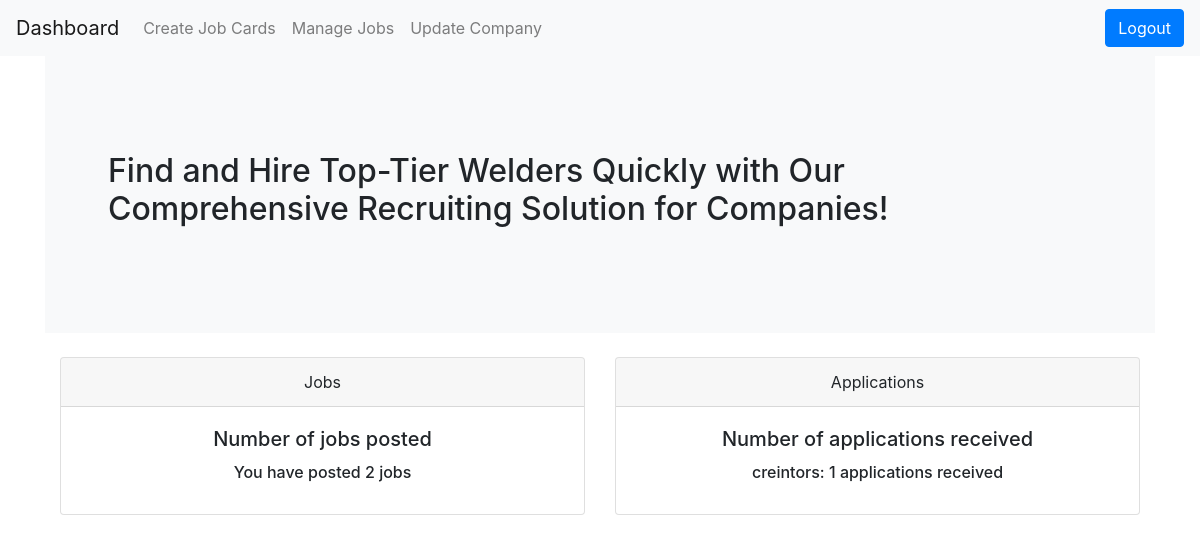
Before: /dashboard/ (signed in) with the older database file.
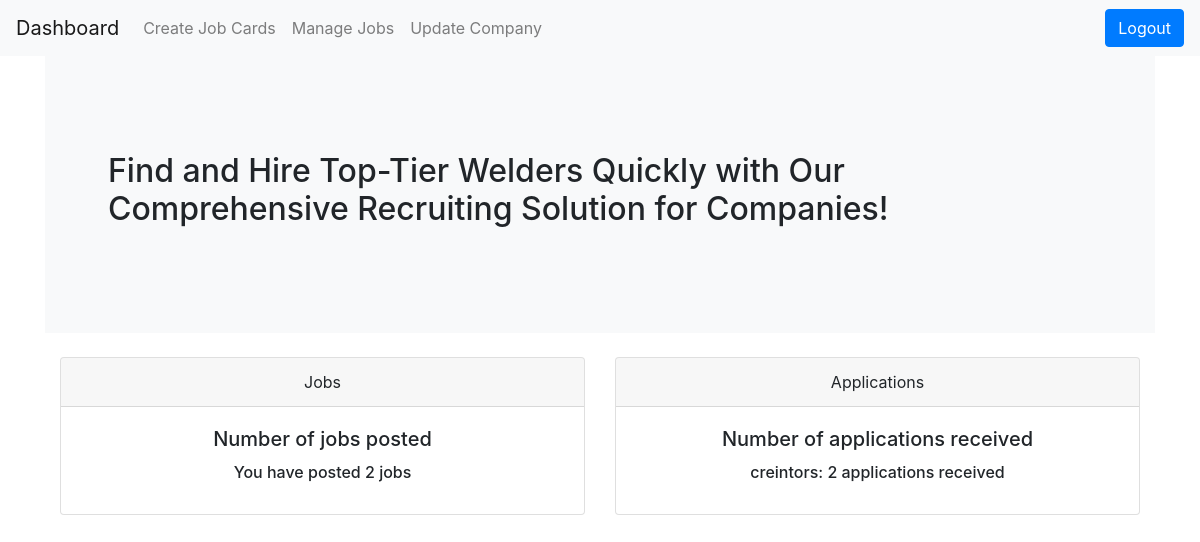
After: the same page with the newer database file.
### company/models.py (models this page shows, shortened)
class Company(models.Model):
    user=models.OneToOneField(settings.AUTH_USER_MODEL,on_delete=models.CASCADE)
    name=models.CharField(max_length=100,null=True,blank=True)
    est_date=models.PositiveIntegerField(null=True,blank=True)
    state=models.ForeignKey(State,on_delete=models.CASCADE,null=True,blank=True)
    city=models.ForeignKey(City,on_delete=models.CASCADE,null=True,blank=True)
    gst_number = models.CharField(max_length=15, unique=True,blank=True,null=True)
    desc=models.TextField(default='Default description')

### dashboard/views.py (the view)
# urls.py: path('',views.dashboard,name='dashboard'),
def dashboard(request):
    jobs_count = Job.objects.filter(user=request.user).count()
    companies = Company.objects.annotate(applications_count=Count('job__applyjobs'))
    accepted_applications = Applyjobs.objects.filter(status='Accepted')[:3]
    data = []
    for application in accepted_applications:
        user_profile = Resume.objects.get(user=application.user)
        data.append({
                'profile_picture': user_profile.profile_photo.url,
                'job_salary': application.job.salary
            })
    context = {
        'jobs_count': jobs_count,
        'companies': companies,
        'data':data
    }
    return render(request, 'dashboard/dashboard.html', context)

### templates/dashboard/dashboard.html (shortened to what this page needs)
{% extends "base.html" %}
{% load static %}
{% block body %}
{% if request.user.is_applicant %}
{% if not request.user.has_resume %}
<div class="alert alert-danger" role="alert">
  You are seeing this because your profile is not created.Create one from <a href="{% url 'update-resume' %}"
    class="alert-link">here</a>. Give it a click if you like.
</div>
{% endif %}
<section class="p-5 mb-4 bg-light rounded-3">
  <div class="container-fluid py-5">
    <h2 class="display-5 fw-bold">Showcase Your Skills and Secure Top Welding Jobs Fast with Our Dedicated Platform for
      Welders!</h2>
  </div>
  <div class="row">
  {% for item in data %}
  <div class="col-sm-12 col-md-6 col-lg-4 position-relative">
    <img class="img-fluid shadow rounded mb-4 gallery-img" src="{{ item.profile_picture }}" alt="boulton-watt-murdoch.png">
    <div class="caption"> Job Salary: {{ item.job_salary }}</div>
  </div>
  {% endfor %}
  </div>
</section>
{% elif request.user.is_recruiter %}
<section class="p-5 mb-4 bg-light rounded-3">
  <div class="container-fluid py-5">
    <h2 class="display-5 fw-bold">Find and Hire Top-Tier Welders Quickly with Our Comprehensive Recruiting Solution for
      Companies!</h2>
  </div>
</section>
<section class="container">
  <div class="row">
    <div class="col-md-6">
      <div class="card text-center">
        <div class="card-header">Jobs</div>
        <div class="card-body">
          <h5 class="card-title">Number of jobs posted</h5>
          <h6 class="card-title">You have posted {{jobs_count}} jobs </h6>
        </div>
      </div>
    </div>
    <div class="col-md-6">
      <div class="card text-center">
        <div class="card-header">Applications</div>
        <div class="card-body">
          <h5 class="card-title">Number of applications received</h5>
          {% for company in companies %}
          {% if company == request.user.company %}
          <h6 class="card-title">{{ company.name }}: {{ company.applications_count }} applications received</h6>
          {% endif %}
          {% endfor %}
        </div>
      </div>
    </div>
  </div>
</section>
{% endif %}
{% endblock body%}

Changed rows visible on the page:
changed Company "creintors": applications_count "1" → "2"
